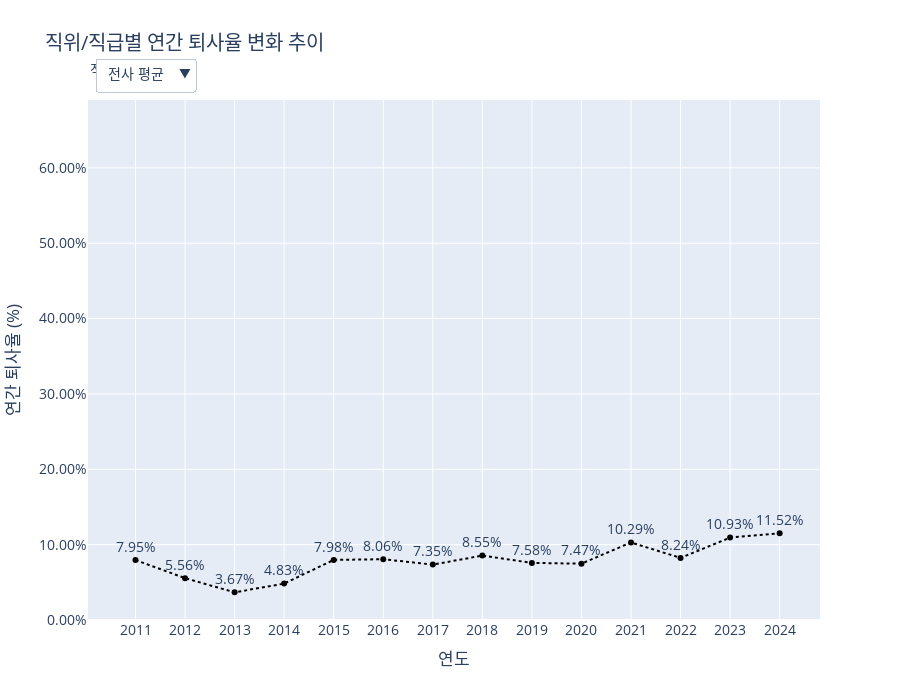

Source (notebook cell):
### Code cell
import pandas as pd
import numpy as np
import plotly.graph_objects as go
import plotly.io as pio
import plotly.express as px
import datetime

# --- 1. 데이터 임포트 ---
from services.tables.HR_Core.basic_info_table import emp_df
from services.tables.HR_Core.department_info_table import department_info_df
from services.tables.HR_Core.position_info_table import position_info_df
from services.tables.HR_Core.position_table import position_df, position_order, grade_order

def create_figure():
    """
    제안 5-3: 직위별 연간 퇴사율 변화 추이 그래프를 생성합니다.
    """
    # --- 2. 데이터 준비 및 가공 ---
    leaver_years = emp_df.dropna(subset=['OUT_DATE'])['OUT_DATE'].dt.year.unique()
    analysis_years = sorted([y for y in leaver_years if y < datetime.datetime.now().year])
    
    turnover_records = []
    overall_turnover_records = []
    
    pos_info_with_name = pd.merge(position_info_df, position_df[['POSITION_ID', 'POSITION_NAME']].drop_duplicates(), on='POSITION_ID')
    pos_info_sorted = pos_info_with_name.sort_values('GRADE_START_DATE')

    for year in analysis_years:
        year_start, year_end = pd.to_datetime(f'{year}-01-01'), pd.to_datetime(f'{year}-12-31')
        
        leavers_in_year = emp_df[(emp_df['OUT_DATE'] >= year_start) & (emp_df['OUT_DATE'] <= year_end)]
        active_in_year = emp_df[(emp_df['IN_DATE'] <= year_end) & (emp_df['OUT_DATE'].isnull() | (emp_df['OUT_DATE'] >= year_start))]
        
        if not active_in_year.empty:
            overall_rate = (len(leavers_in_year) / len(active_in_year)) * 100 if len(active_in_year) > 0 else 0
            overall_turnover_records.append({'YEAR': year, 'TURNOVER_RATE': overall_rate})
            
        if leavers_in_year.empty: continue
            
        leavers_pos = pd.merge_asof(leavers_in_year[['EMP_ID', 'OUT_DATE']].sort_values('OUT_DATE'), pos_info_sorted, left_on='OUT_DATE', right_on='GRADE_START_DATE', by='EMP_ID', direction='backward')
        active_pos = pd.merge_asof(active_in_year[['EMP_ID', 'IN_DATE']].sort_values('IN_DATE'), pos_info_sorted, left_on='IN_DATE', right_on='GRADE_START_DATE', by='EMP_ID', direction='backward')

        leavers_pos = leavers_pos.dropna(subset=['POSITION_NAME', 'GRADE_ID'])
        active_pos = active_pos.dropna(subset=['POSITION_NAME', 'GRADE_ID'])

        leavers_by_pos = leavers_pos.groupby('POSITION_NAME', observed=False).size()
        headcount_by_pos = active_pos.groupby('POSITION_NAME', observed=False).size()
        turnover_pos = (leavers_by_pos / headcount_by_pos * 100).fillna(0)
        for group_name, rate in turnover_pos.items():
            turnover_records.append({'YEAR': year, 'GROUP_TYPE': 'POSITION_NAME', 'GROUP_NAME': group_name, 'TURNOVER_RATE': rate})

        leavers_by_grade = leavers_pos.groupby(['POSITION_NAME', 'GRADE_ID'], observed=False).size()
        headcount_by_grade = active_pos.groupby(['POSITION_NAME', 'GRADE_ID'], observed=False).size()
        turnover_grade = (leavers_by_grade / headcount_by_grade * 100).fillna(0)
        for (pos_name, grade_name), rate in turnover_grade.items():
            turnover_records.append({'YEAR': year, 'GROUP_TYPE': 'GRADE_ID', 'POSITION_NAME': pos_name, 'GROUP_NAME': grade_name, 'TURNOVER_RATE': rate})

    analysis_df = pd.DataFrame(turnover_records)
    overall_turnover_df = pd.DataFrame(overall_turnover_records)

    if analysis_df.empty and overall_turnover_df.empty:
        return go.Figure().update_layout(title_text="분석할 퇴사율 데이터가 없습니다.")

    all_rates = pd.concat([analysis_df['TURNOVER_RATE'], overall_turnover_df['TURNOVER_RATE']])
    y_max = all_rates.max()
    fixed_y_range = [0, y_max * 1.15]

    # --- 3. Plotly 인터랙티브 그래프 생성 ---
    fig = go.Figure()
    colors = px.colors.qualitative.Plotly
    
    # --- 수정된 부분 1: 필터링 및 그래프에 사용할 직위 리스트에서 'C-Level' 제외 ---
    position_filter_list = ['Staff', 'Manager', 'Director']
    # --- 수정 완료 ---
    
    fig.add_trace(go.Scatter(x=overall_turnover_df.sort_values('YEAR')['YEAR'], y=overall_turnover_df.sort_values('YEAR')['TURNOVER_RATE'], mode='lines+markers+text', name='전사 평균', line=dict(color='black', dash='dot'), text=overall_turnover_df.sort_values('YEAR')['TURNOVER_RATE'].round(2).astype(str) + '%', textposition='top center', visible=True))
    
    pos_df = analysis_df[analysis_df['GROUP_TYPE'] == 'POSITION_NAME']
    for i, pos_name in enumerate(position_filter_list): # C-Level 제외한 리스트 사용
        df_filtered = pos_df[pos_df['GROUP_NAME'] == pos_name].sort_values('YEAR')
        if not df_filtered.empty:
            fig.add_trace(go.Scatter(x=df_filtered['YEAR'], y=df_filtered['TURNOVER_RATE'], mode='lines+markers+text', name=pos_name, line=dict(color=colors[i]), text=df_filtered['TURNOVER_RATE'].round(2).astype(str) + '%', textposition='top center', visible=False))

    grade_df = analysis_df[analysis_df['GROUP_TYPE'] == 'GRADE_ID']
    grade_traces_map = {}
    trace_idx_counter = 1 + len(position_filter_list) # C-Level 제외한 개수
    for pos_name in position_filter_list: # C-Level 제외한 리스트 사용
        grades_in_pos = grade_df[grade_df['POSITION_NAME'] == pos_name]['GROUP_NAME'].unique()
        grade_traces_map[pos_name] = []
        sorted_grades_in_pos = [g for g in grade_order if g in grades_in_pos]
        for j, grade_name in enumerate(sorted_grades_in_pos):
            df_filtered = grade_df[grade_df['GROUP_NAME'] == grade_name].sort_values('YEAR')
            if not df_filtered.empty:
                fig.add_trace(go.Scatter(x=df_filtered['YEAR'], y=df_filtered['TURNOVER_RATE'], mode='lines+markers+text', name=grade_name, visible=False, line=dict(color=colors[j % len(colors)]), text=df_filtered['TURNOVER_RATE'].round(2).astype(str) + '%', textposition='top center'))
                grade_traces_map[pos_name].append(trace_idx_counter)
                trace_idx_counter += 1

    # --- 4. 드롭다운 메뉴 생성 ---
    buttons = []
    num_pos_traces = len(position_filter_list)
    
    buttons.append(dict(label='전사 평균', method='update', args=[{'visible': [True] + [False]*(len(fig.data)-1)}]))
    buttons.append(dict(label='전체', method='update', args=[{'visible': [False] + [True]*num_pos_traces + [False]*(len(fig.data)-1-num_pos_traces)}]))
    for pos_name in position_filter_list: # C-Level 제외한 리스트 사용
        visibility_mask = [False] * len(fig.data)
        for trace_idx in grade_traces_map.get(pos_name, []):
            visibility_mask[trace_idx] = True
        buttons.append(dict(label=f'{pos_name}', method='update', args=[{'visible': visibility_mask}]))

    # --- 5. 레이아웃 업데이트 ---
    fig.update_layout(
        updatemenus=[dict(active=0, buttons=buttons, direction="down", pad={"r": 10, "t": 10}, showactive=True, x=0.01, xanchor="left", y=1.1, yanchor="top")],
        title_text='직위/직급별 연간 퇴사율 변화 추이',
        xaxis_title='연도', yaxis_title='연간 퇴사율 (%)',
        font_size=14, height=700,
        legend_title_text='직위/직급',
        annotations=[dict(text="직위/직급 선택:", showarrow=False, x=0, y=1.08, yref="paper", align="left")],
        xaxis=dict(type='category'),
        yaxis=dict(ticksuffix="%", tickformat='.2f', range=fixed_y_range)
    )
    
    return fig

# 이 파일을 직접 실행할 경우 그래프를 생성하여 보여줍니다.
pio.renderers.default = 'vscode'
fig = create_figure()
fig.show()

### Figure 1 — Plotly figure (JSON) as saved in the notebook; plotly's stock layout.template omitted (floating-point values rounded to 4 significant figures)
{"data": [{"line": {"color": "black", "dash": "dot"}, "mode": "lines+markers+text", "name": "전사 평균", "text": ["7.95%", "5.56%", "3.67%", "4.83%", "7.98%", "8.06%", "7.35%", "8.55%", "7.58%", "7.47%", "10.29%", "8.24%", "10.93%", "11.52%"], "textposition": "top center", "type": "scatter", "visible": true, "x": [2011, 2012, 2013, 2014, 2015, 2016, 2017, 2018, 2019, 2020, 2021, 2022, 2023, 2024], "y": [7.955, 5.556, 3.67, 4.833, 7.975, 8.065, 7.353, 8.545, 7.579, 7.475, 10.29, 8.24, 10.93, 11.52]}, {"line": {"color": "#636EFA"}, "mode": "lines+markers+text", "name": "Staff", "text": ["8.75%", "6.21%", "3.17%", "5.24%", "7.72%", "8.09%", "7.06%", "8.5%", "5.34%", "5.56%", "7.86%", "3.63%", "5.88%", "6.85%"], "textposition": "top center", "type": "scatter", "visible": false, "x": [2011, 2012, 2013, 2014, 2015, 2016, 2017, 2018, 2019, 2020, 2021, 2022, 2023, 2024], "y": [8.75, 6.207, 3.175, 5.24, 7.721, 8.091, 7.055, 8.504, 5.337, 5.556, 7.859, 3.631, 5.882, 6.849]}, {"line": {"color": "#EF553B"}, "mode": "lines+markers+text", "name": "Manager", "text": ["0.0%", "0.0%", "6.9%", "2.5%", "9.26%", "8.06%", "8.86%", "9.09%", "12.28%", "12.98%", "15.13%", "17.06%", "20.77%", "18.78%"], "textposition": "top center", "type": "scatter", "visible": false, "x": [2011, 2012, 2013, 2014, 2015, 2016, 2017, 2018, 2019, 2020, 2021, 2022, 2023, 2024], "y": [0.0, 0.0, 6.897, 2.5, 9.259, 8.065, 8.861, 9.091, 12.28, 12.98, 15.13, 17.06, 20.77, 18.78]}, {"line": {"color": "#00CC96"}, "mode": "lines+markers+text", "name": "Director", "text": ["0.0%", "0.0%", "0.0%", "60.0%", "0.0%", "50.0%", "33.33%", "20.0%", "36.36%"], "textposition": "top center", "type": "scatter", "visible": false, "x": [2016, 2017, 2018, 2019, 2020, 2021, 2022, 2023, 2024], "y": [0.0, 0.0, 0.0, 60.0, 0.0, 50.0, 33.33, 20.0, 36.36]}, {"line": {"color": "#636EFA"}, "mode": "lines+markers+text", "name": "G1", "text": ["9.62%", "7.87%", "4.35%", "4.35%", "7.93%", "5.91%", "6.63%", "7.84%", "4.02%", "4.59%", "4.59%", "1.09%", "4.26%", "3.24%"], "textposition": "top center", "type": "scatter", "visible": false, "x": [2011, 2012, 2013, 2014, 2015, 2016, 2017, 2018, 2019, 2020, 2021, 2022, 2023, 2024], "y": [9.615, 7.865, 4.348, 4.348, 7.927, 5.914, 6.633, 7.843, 4.02, 4.592, 4.592, 1.087, 4.255, 3.243]}, {"line": {"color": "#EF553B"}, "mode": "lines+markers+text", "name": "G2", "text": ["7.14%", "3.57%", "1.35%", "6.59%", "7.41%", "11.38%", "7.69%", "9.49%", "7.01%", "6.71%", "11.56%", "6.32%", "7.53%", "10.56%"], "textposition": "top center", "type": "scatter", "visible": false, "x": [2011, 2012, 2013, 2014, 2015, 2016, 2017, 2018, 2019, 2020, 2021, 2022, 2023, 2024], "y": [7.143, 3.571, 1.351, 6.593, 7.407, 11.38, 7.692, 9.489, 7.006, 6.707, 11.56, 6.322, 7.527, 10.56]}, {"line": {"color": "#636EFA"}, "mode": "lines+markers+text", "name": "G3", "text": ["0.0%", "0.0%", "7.14%", "2.56%", "6.0%", "8.93%", "8.82%", "8.22%", "10.99%", "12.38%", "13.79%", "13.64%", "16.08%", "16.11%"], "textposition": "top center", "type": "scatter", "visible": false, "x": [2011, 2012, 2013, 2014, 2015, 2016, 2017, 2018, 2019, 2020, 2021, 2022, 2023, 2024], "y": [0.0, 0.0, 7.143, 2.564, 6.0, 8.929, 8.824, 8.219, 10.99, 12.38, 13.79, 13.64, 16.08, 16.11]}, {"line": {"color": "#EF553B"}, "mode": "lines+markers+text", "name": "G4", "text": ["0.0%", "0.0%", "0.0%", "0.0%", "50.0%", "0.0%", "9.09%", "13.33%", "17.39%", "15.38%", "19.44%", "28.95%", "37.5%", "27.08%"], "textposition": "top center", "type": "scatter", "visible": false, "x": [2011, 2012, 2013, 2014, 2015, 2016, 2017, 2018, 2019, 2020, 2021, 2022, 2023, 2024], "y": [0.0, 0.0, 0.0, 0.0, 50.0, 0.0, 9.091, 13.33, 17.39, 15.38, 19.44, 28.95, 37.5, 27.08]}, {"line": {"color": "#636EFA"}, "mode": "lines+markers+text", "name": "G5", "text": ["0.0%", "0.0%", "0.0%", "60.0%", "0.0%", "25.0%", "33.33%", "20.0%", "36.36%"], "textposition": "top center", "type": "scatter", "visible": false, "x": [2016, 2017, 2018, 2019, 2020, 2021, 2022, 2023, 2024], "y": [0.0, 0.0, 0.0, 60.0, 0.0, 25.0, 33.33, 20.0, 36.36]}, {"line": {"color": "#EF553B"}, "mode": "lines+markers+text", "name": "G6", "text": ["0.0%"], "textposition": "top center", "type": "scatter", "visible": false, "x": [2021], "y": [0.0]}], "layout": {"annotations": [{"align": "left", "showarrow": false, "text": "직위/직급 선택:", "x": 0, "y": 1.08, "yref": "paper"}], "font": {"size": 14}, "height": 700, "legend": {"title": {"text": "직위/직급"}}, "title": {"text": "직위/직급별 연간 퇴사율 변화 추이"}, "updatemenus": [{"active": 0, "buttons": [{"args": [{"visible": [true, false, false, false, false, false, false, false, false, false]}], "label": "전사 평균", "method": "update"}, {"args": [{"visible": [false, true, true, true, false, false, false, false, false, false]}], "label": "전체", "method": "update"}, {"args": [{"visible": [false, false, false, false, true, true, false, false, false, false]}], "label": "Staff", "method": "update"}, {"args": [{"visible": [false, false, false, false, false, false, true, true, false, false]}], "label": "Manager", "method": "update"}, {"args": [{"visible": [false, false, false, false, false, false, false, false, true, true]}], "label": "Director", "method": "update"}], "direction": "down", "pad": {"r": 10, "t": 10}, "showactive": true, "x": 0.01, "xanchor": "left", "y": 1.1, "yanchor": "top"}], "xaxis": {"title": {"text": "연도"}, "type": "category"}, "yaxis": {"range": [0, 69], "tickformat": ".2f", "ticksuffix": "%", "title": {"text": "연간 퇴사율 (%)"}}}}
